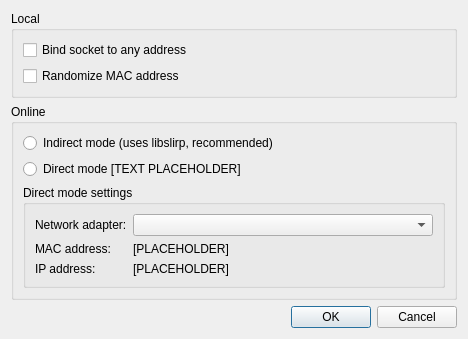
<?xml version="1.0" encoding="UTF-8"?>
<ui version="4.0">
 <class>WifiSettingsDialog</class>
 <widget class="QDialog" name="WifiSettingsDialog">
  <property name="geometry">
   <rect>
    <x>0</x>
    <y>0</y>
    <width>572</width>
    <height>296</height>
   </rect>
  </property>
  <property name="sizePolicy">
   <sizepolicy hsizetype="Fixed" vsizetype="Fixed">
    <horstretch>0</horstretch>
    <verstretch>0</verstretch>
   </sizepolicy>
  </property>
  <property name="windowTitle">
   <string>Wifi settings - melonDS</string>
  </property>
  <layout class="QVBoxLayout" name="verticalLayout">
   <property name="sizeConstraint">
    <enum>QLayout::SetFixedSize</enum>
   </property>
   <item>
    <widget class="QGroupBox" name="groupBox">
     <property name="title">
      <string>Local</string>
     </property>
     <layout class="QGridLayout" name="gridLayout">
      <item row="0" column="0">
       <widget class="QCheckBox" name="cbBindAnyAddr">
        <property name="whatsThis">
         <string>&lt;html&gt;&lt;head/&gt;&lt;body&gt;&lt;p&gt;Enabling this allows (theoretically) playing local multiplayer games over a local network. It may or may not help make for a better connection in general.&lt;/p&gt;&lt;/body&gt;&lt;/html&gt;</string>
        </property>
        <property name="text">
         <string>Bind socket to any address</string>
        </property>
       </widget>
      </item>
      <item row="1" column="0">
       <widget class="QCheckBox" name="cbRandomizeMAC">
        <property name="whatsThis">
         <string>&lt;html&gt;&lt;head/&gt;&lt;body&gt;&lt;p&gt;Randomizes the console's MAC address upon reset. Required for local multiplayer if each melonDS instance uses the same firmware file.&lt;/p&gt;&lt;/body&gt;&lt;/html&gt;</string>
        </property>
        <property name="text">
         <string>Randomize MAC address</string>
        </property>
       </widget>
      </item>
     </layout>
    </widget>
   </item>
   <item>
    <widget class="QGroupBox" name="groupBox_2">
     <property name="title">
      <string>Online</string>
     </property>
     <layout class="QGridLayout" name="gridLayout_2">
      <item row="3" column="0" rowspan="3" colspan="2">
       <widget class="QGroupBox" name="groupBox_3">
        <property name="title">
         <string>Direct mode settings</string>
        </property>
        <layout class="QGridLayout" name="gridLayout_3">
         <item row="0" column="0">
          <widget class="QLabel" name="label">
           <property name="text">
            <string>Network adapter:</string>
           </property>
          </widget>
         </item>
         <item row="0" column="1">
          <widget class="QComboBox" name="cbxDirectAdapter">
           <property name="sizePolicy">
            <sizepolicy hsizetype="Expanding" vsizetype="Fixed">
             <horstretch>0</horstretch>
             <verstretch>0</verstretch>
            </sizepolicy>
           </property>
           <property name="minimumSize">
            <size>
             <width>300</width>
             <height>0</height>
            </size>
           </property>
           <property name="whatsThis">
            <string>&lt;html&gt;&lt;head/&gt;&lt;body&gt;&lt;p&gt;Selects the network adapter through which to route network traffic under direct mode.&lt;/p&gt;&lt;/body&gt;&lt;/html&gt;</string>
           </property>
          </widget>
         </item>
         <item row="1" column="0">
          <widget class="QLabel" name="label_2">
           <property name="text">
            <string>MAC address:</string>
           </property>
          </widget>
         </item>
         <item row="1" column="1">
          <widget class="QLabel" name="lblAdapterMAC">
           <property name="text">
            <string>[PLACEHOLDER]</string>
           </property>
          </widget>
         </item>
         <item row="2" column="0">
          <widget class="QLabel" name="label_3">
           <property name="text">
            <string>IP address:</string>
           </property>
          </widget>
         </item>
         <item row="2" column="1">
          <widget class="QLabel" name="lblAdapterIP">
           <property name="text">
            <string>[PLACEHOLDER]</string>
           </property>
          </widget>
         </item>
        </layout>
       </widget>
      </item>
      <item row="1" column="0">
       <widget class="QRadioButton" name="rbIndirectMode">
        <property name="whatsThis">
         <string>&lt;html&gt;&lt;head/&gt;&lt;body&gt;&lt;p&gt;Indirect mode uses libslirp. It requires no extra setup and is easy to use.&lt;/p&gt;&lt;/body&gt;&lt;/html&gt;</string>
        </property>
        <property name="text">
         <string>Indirect mode (uses libslirp, recommended)</string>
        </property>
       </widget>
      </item>
      <item row="2" column="0">
       <widget class="QRadioButton" name="rbDirectMode">
        <property name="whatsThis">
         <string>&lt;html&gt;&lt;head/&gt;&lt;body&gt;&lt;p&gt;Direct mode directly routes network traffic to the host network. It is the most reliable, but requires an ethernet connection.&lt;/p&gt;&lt;p&gt;&lt;br/&gt;&lt;/p&gt;&lt;p&gt;Non-direct mode uses a layer of emulation to get around this, but is more prone to problems.&lt;/p&gt;&lt;/body&gt;&lt;/html&gt;</string>
        </property>
        <property name="text">
         <string>Direct mode [TEXT PLACEHOLDER]</string>
        </property>
       </widget>
      </item>
     </layout>
    </widget>
   </item>
   <item>
    <widget class="QDialogButtonBox" name="buttonBox">
     <property name="orientation">
      <enum>Qt::Horizontal</enum>
     </property>
     <property name="standardButtons">
      <set>QDialogButtonBox::Cancel|QDialogButtonBox::Ok</set>
     </property>
    </widget>
   </item>
  </layout>
 </widget>
 <resources/>
 <connections>
  <connection>
   <sender>buttonBox</sender>
   <signal>accepted()</signal>
   <receiver>WifiSettingsDialog</receiver>
   <slot>accept()</slot>
   <hints>
    <hint type="sourcelabel">
     <x>248</x>
     <y>254</y>
    </hint>
    <hint type="destinationlabel">
     <x>157</x>
     <y>274</y>
    </hint>
   </hints>
  </connection>
  <connection>
   <sender>buttonBox</sender>
   <signal>rejected()</signal>
   <receiver>WifiSettingsDialog</receiver>
   <slot>reject()</slot>
   <hints>
    <hint type="sourcelabel">
     <x>316</x>
     <y>260</y>
    </hint>
    <hint type="destinationlabel">
     <x>286</x>
     <y>274</y>
    </hint>
   </hints>
  </connection>
 </connections>
</ui>
